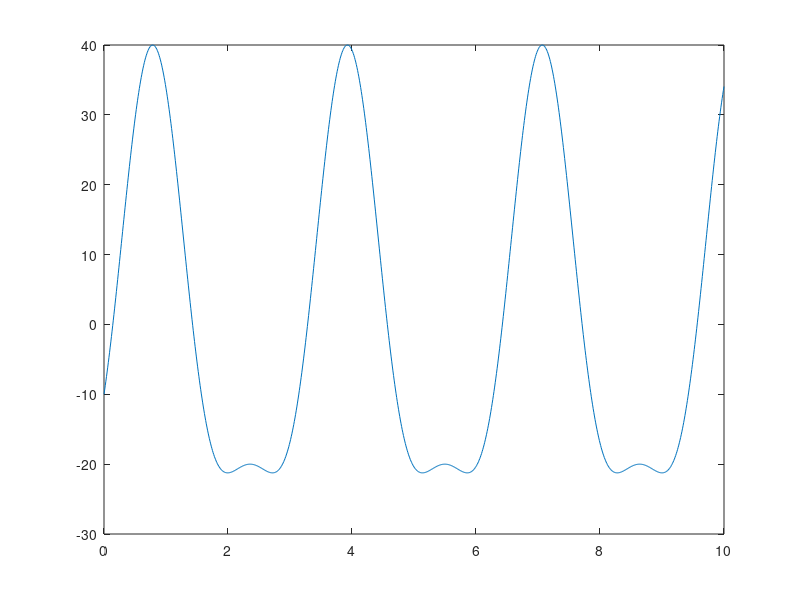
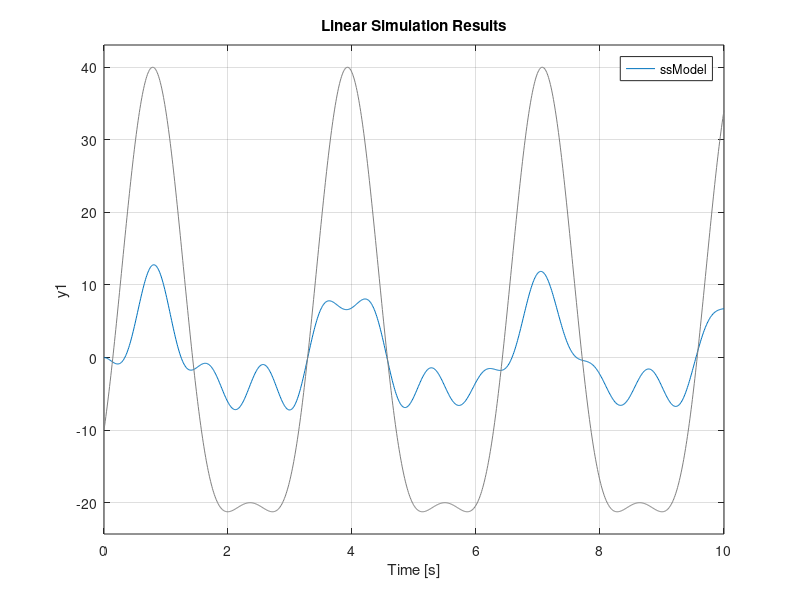
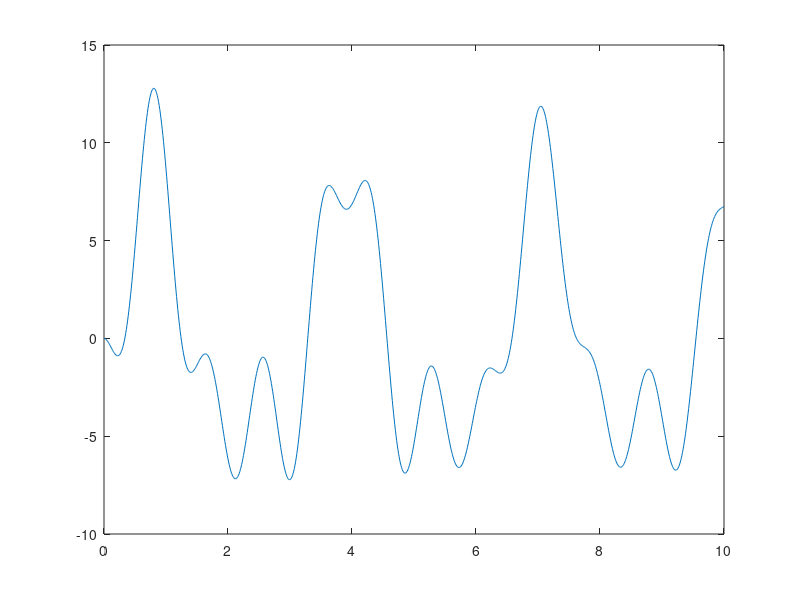
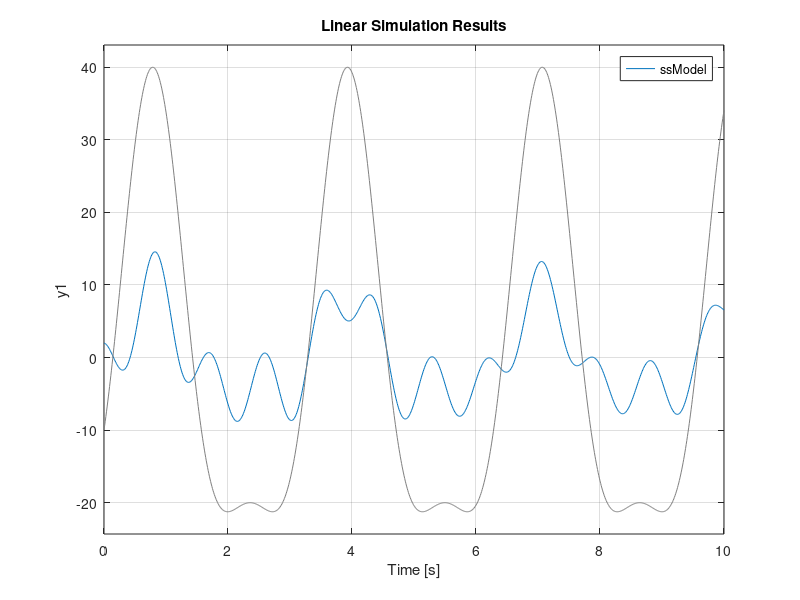

Here is the MATLAB script that generated these plots, in order:
m= 0.1
ks= 5
kd= 0.01


A=[0 1;
    -ks/m  -kd/m];
B=[0; 1/m]
C=[1 0]
D=0
ssModel= ss(A,B, C,D);
time= 0:0.01:10
U=30*sin(2*time)-10*cos(4*time)
figure(1)
plot(time, U)


figure(2)
lsim(ssModel, U, time)

[ys, ti]=lsim(ssModel, U, time)
figure(3)
plot(ti, ys)

X0=[2; -2]
figure(4)
lsim(ssModel, U, time, X0)

[y2, ti2]=lsim(ssModel, U, time, X0)
figure(5)
plot(ti2,y2)
